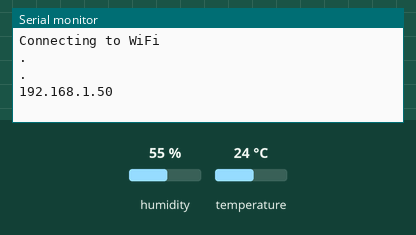
The sketch below on a simulated ESP8266 (NodeMCU). Parts: the last lines printed to the serial monitor. Inputs (shaded band) come from the test bench; at power-on: humidity 55 %, temperature 24 °C. WiFi joins after 1.5 s; servers stay silent unless stated.

Above: at 3.2 s.
3.3 s: humidity set to 22 %
4.8 s: temperature set to 12 °C
At 5.8 s:
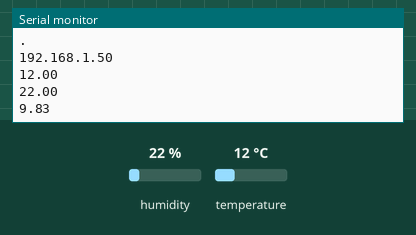
6.3 s: humidity set to 40 %
At 10.8 s:
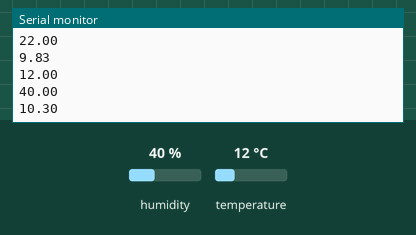
Timing chart, 0 to 12.3 s (numbered marks = the images above; inputs shaded):
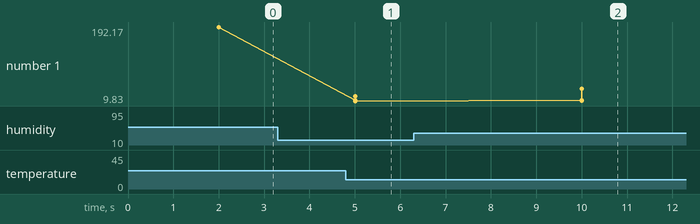

Measured:
- after the input at 4.8 s, the serial monitor: prints a new line after 0.21 s (image 1)
- after the input at 6.3 s, the serial monitor: prints a new line after 3.7 s (image 2)
- plotted number 1: 192.17 → 9.83 after the input at 4.8 s, 9.83 → 10.3 after the input at 6.3 s

The sketch:

esp8266ver1.ino
```cpp
#include <Arduino.h>
#include <ESP8266WiFi.h>
#include <Hash.h>
#include <ESPAsyncTCP.h>
#include <ESPAsyncWebServer.h>
#include <Adafruit_Sensor.h>
#include <DHT.h>

// Replace with your network credentials
const char* ssid = "C0nVeRgE_NeT";
const char* password = "h1ND1K0@L@m";

#define DHTPIN 4     // Digital pin connected to the DHT sensor

// Uncomment the type of sensor in use:
#define DHTTYPE    DHT22     // DHT 22 (AM2302)

DHT dht(DHTPIN, DHTTYPE);

// current temperature, humidity, and heat index, updated in loop()
float t = 0.0;
float h = 0.0;
float n = 0.0;

// Create AsyncWebServer object on port 80
AsyncWebServer server(80);

// Generally, you should use "unsigned long" for variables that hold time
unsigned long previousMillis = 0;    // will store last time DHT was updated

// Updates DHT readings every 5 seconds
const long interval = 5000;

const char index_html[] PROGMEM = R"rawliteral(
<!DOCTYPE HTML><html>
<head>
  <meta name="viewport" content="width=device-width, initial-scale=1">
  <link rel="stylesheet" href="https://use.fontawesome.com/releases/v5.7.2/css/all.css" integrity="sha384-fnmOCqbTlWIlj8LyTjo7mOUStjsKC4pOpQbqyi7RrhN7udi9RwhKkMHpvLbHG9Sr" crossorigin="anonymous">
  <style>
    html {
     font-family: Arial;
     display: inline-block;
     margin: 0px auto;
     text-align: center;
    }
    h2 { font-size: 3.0rem; }
    p { font-size: 3.0rem; }
    .units { font-size: 1.2rem; }
    .dht-labels{
      font-size: 1.5rem;
      vertical-align:middle;
      padding-bottom: 15px;
    }
    .sensor-box {
      display: inline-block;
      width: 90%;
      margin: 0 auto;
    }
    .sensor-box p {
      padding: 10px 0;
      border-bottom: 1px solid #ddd;
    }
  </style>
</head>
<body>
  <h2>Asynchronous Server</h2>
  <div class="sensor-box">
    <p>
      <i class="fas fa-thermometer-half" style="color:#059e8a;"></i>
      <span class="dht-labels">Temperature</span>
      <span id="temperature">%TEMPERATURE%</span>
      <sup class="units">&deg;C</sup>
    </p>
    <p>
      <i class="fas fa-tint" style="color:#00add6;"></i>
      <span class="dht-labels">Humidity</span>
      <span id="humidity">%HUMIDITY%</span>
      <sup class="units">&percnt;</sup>
    </p>
    <p>
      <i class="fas fa-thermometer-three-quarters" style="color:#ff5733;"></i>
      <span class="dht-labels">Heat Index</span>
      <span id="heatindex">%HEATINDEX%</span>
      <sup class="units">&deg;C</sup>
    </p>
  </div>
</body>
<script>
// Refresh temperature every 5 seconds
setInterval(function() {
  var xhttp = new XMLHttpRequest();
  xhttp.onreadystatechange = function() {
    if (this.readyState == 4 && this.status == 200) {
      document.getElementById("temperature").innerHTML = this.responseText;
    }
  };
  xhttp.open("GET", "/temperature", true);
  xhttp.send();
}, 5000);

// Refresh humidity every 5 seconds
setInterval(function() {
  var xhttp = new XMLHttpRequest();
  xhttp.onreadystatechange = function() {
    if (this.readyState == 4 && this.status == 200) {
      document.getElementById("humidity").innerHTML = this.responseText;
    }
  };
  xhttp.open("GET", "/humidity", true);
  xhttp.send();
}, 5000);

// Refresh heat index every 5 seconds
setInterval(function() {
  var xhttp = new XMLHttpRequest();
  xhttp.onreadystatechange = function() {
    if (this.readyState == 4 && this.status == 200) {
      document.getElementById("heatindex").innerHTML = this.responseText;
    }
  };
  xhttp.open("GET", "/heatindex", true);
  xhttp.send();
}, 5000);
</script>
</html>)rawliteral";


String processor(const String& var){
  if(var == "TEMPERATURE"){
    return String(t);
  }
  else if(var == "HUMIDITY"){
    return String(h);
  }
  else if(var == "HEATINDEX"){  // Check for the heat index placeholder
    return String(n);    // Ensure heatIndex variable is returned
  }
  return String();
}


void setup(){
  // Serial port for debugging purposes
  Serial.begin(115200);
  dht.begin();

  // Connect to Wi-Fi
  WiFi.begin(ssid, password);
  Serial.println("Connecting to WiFi");
  while (WiFi.status() != WL_CONNECTED) {
    delay(1000);
    Serial.println(".");
  }

  // Print ESP8266 Local IP Address
  Serial.println(WiFi.localIP());

  // Route for root / web page
  server.on("/", HTTP_GET, [](AsyncWebServerRequest *request){
    request->send_P(200, "text/html", index_html, processor);
  });
  server.on("/temperature", HTTP_GET, [](AsyncWebServerRequest *request){
    request->send_P(200, "text/plain", String(t).c_str());
  });
  server.on("/humidity", HTTP_GET, [](AsyncWebServerRequest *request){
    request->send_P(200, "text/plain", String(h).c_str());
  });
  server.on("/heatindex", HTTP_GET, [](AsyncWebServerRequest *request){
    request->send_P(200, "text/plain", String(n).c_str());
  });

  // Start server
  server.begin();
}

void loop(){
  unsigned long currentMillis = millis();
  if (currentMillis - previousMillis >= interval) {
    // Save the last time you updated the DHT values
    previousMillis = currentMillis;

    // Read temperature as Celsius (the default)
    float newT = dht.readTemperature();
    if (isnan(newT)) {
      Serial.println("Failed to read from DHT sensor!");
    } else {
      t = newT;
      Serial.println(t);
    }

    // Read humidity
    float newH = dht.readHumidity();
    if (isnan(newH)) {
      Serial.println("Failed to read from DHT sensor!");
    } else {
      h = newH;
      Serial.println(h);
    }

    // Calculate Heat Index
    float newHI = dht.computeHeatIndex(t, h, false);
    if (!isnan(t) && !isnan(h)) {
      n = newHI;
      Serial.println(n);
    }
  }
}
```
